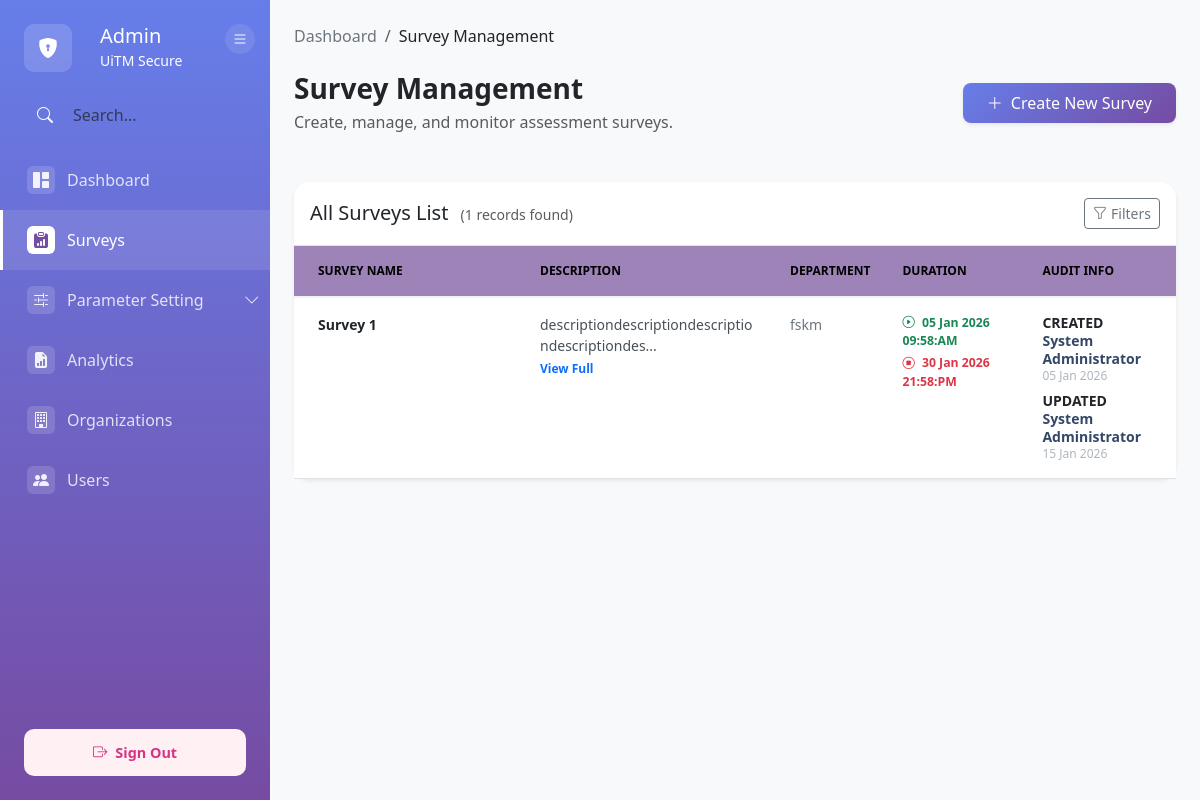
/modules/admin/survey/index.php (signed in), run on the app's committed database.
### tables this page shows
CREATE TABLE `survey` (
  `survey_ID` varchar(50) NOT NULL,
  `survey_name` varchar(30) NOT NULL,
  `department` varchar(50) DEFAULT NULL,
  `start_date` datetime DEFAULT NULL,
  `end_date` datetime DEFAULT NULL,
  `status` varchar(100) DEFAULT NULL,
  `survey_description` varchar(500) DEFAULT NULL,
  `created_by` varchar(10) DEFAULT NULL,
  `created_at` datetime DEFAULT NULL,
  `updated_id` varchar(10) DEFAULT NULL,
  `updated_by` date DEFAULT NULL
);

CREATE TABLE `user` (
  `user_ID` int(11) NOT NULL,
  `primary_email` varchar(255) NOT NULL,
  `password` varchar(255) DEFAULT NULL,
  `google_sub_id` varchar(255) DEFAULT NULL,
  `full_name` varchar(255) NOT NULL,
  `department` varchar(50) DEFAULT NULL,
  `status` enum('Active','Inactive') NOT NULL DEFAULT 'Active',
  `email_verified` enum('Verified','Not Verified') NOT NULL DEFAULT 'Not Verified',
  `last_login` datetime DEFAULT NULL,
  `created_at` datetime DEFAULT current_timestamp(),
  `updated_at` datetime DEFAULT current_timestamp() ON UPDATE current_timestamp(),
  `user_organization` varchar(100) DEFAULT NULL,
  `user_position` varchar(100) DEFAULT NULL,
  `user_phone_company` varchar(20) DEFAULT NULL,
  `user_handphone_no` varchar(20) DEFAULT NULL
);

### src/config/database.php (called while the page is built, shortened)
<?php
class Database {
    private $host = DB_HOST;
    private $db_name = DB_NAME;
    private $username = DB_USER;
    private $password = DB_PASS;
    private $charset = DB_CHARSET;
    private $conn = null;
    public function getConnection() {
        if ($this->conn === null) {
            try {
                $dsn = "mysql:host={$this->host};dbname={$this->db_name};charset={$this->charset}";
                $options = [
                    PDO::ATTR_ERRMODE => PDO::ERRMODE_EXCEPTION,
                    PDO::ATTR_DEFAULT_FETCH_MODE => PDO::FETCH_ASSOC,
                    PDO::ATTR_EMULATE_PREPARES => false,
                    PDO::MYSQL_ATTR_INIT_COMMAND => "SET NAMES {$this->charset}"
                ];
                $this->conn = new PDO($dsn, $this->username, $this->password, $options);
                $this->conn->exec("SET time_zone = '+08:00'");
            } catch(PDOException $e) {
                error_log("Connection Error: " . $e->getMessage());
                die("Database connection failed. Please contact administrator.");
            }
        }
        return $this->conn;
    }
    public function query($sql, $params = []) {
        try {
            $stmt = $this->conn->prepare($sql);
            $stmt->execute($params);
            return $stmt;
        } catch(PDOException $e) {
            error_log("Query Error: " . $e->getMessage());
            throw new Exception("Database query failed: " . $e->getMessage());
        }
    }
    public function fetchAll($sql, $params = []) {
        $stmt = $this->query($sql, $params);
        return $stmt->fetchAll();
    }
}
?>

### src/modules/admin/survey/index.php (the view, shortened to what this page needs)
<?php
$db = new Database();
try {
    $current_timestamp = date('Y-m-d H:i:s');
    $db->query("UPDATE survey SET status = 'Completed' WHERE status = 'Active' AND end_date < :now", [':now' => $current_timestamp]);
    $sql = "SELECT s.*,
                   uc.full_name AS creator_name,
                   uu.full_name AS updater_name
            FROM survey s
            LEFT JOIN user uc ON s.created_by = uc.user_ID
            LEFT JOIN user uu ON s.updated_id = uu.user_ID
            WHERE 1=1";
    $params = [];
    $sql .= " ORDER BY (CASE WHEN s.status = 'Archived' THEN 1 ELSE 0 END) ASC, s.updated_by DESC, s.created_at DESC";
    $db_surveys = $db->fetchAll($sql, $params);
} catch (Exception $e) {
    $db_surveys = [];
    setFlashMessage('error', 'Database Error: ' . $e->getMessage());
}
function formatShortDate($date) {
    return date('d M Y H:i:A', strtotime($date));
}
?>
<!DOCTYPE html>
<html lang="en">
<head>
    <link href="https://cdn.jsdelivr.net/npm/bootstrap@5.3.0/dist/css/bootstrap.min.css" rel="stylesheet">
    <link rel="stylesheet" href="https://cdn.jsdelivr.net/npm/bootstrap-icons@1.11.0/font/bootstrap-icons.css">
</head>
<body>
    <div class="container-fluid p-0 h-100">
        <div class="row g-0 h-100">
            <div class="col-md-2 col-lg-2 sidebar">
                <?php include_once __DIR__ . '/../../includes/admin_sidebar.php'; ?>
            </div>
            <div class="col-md-10 col-lg-10 main-content-wrapper">
                <div class="main-content px-4 py-4">
                    <nav aria-label="breadcrumb" class="mb-4">
                        <ol class="breadcrumb">
                            <li class="breadcrumb-item"><a href="../dashboard.php" class="text-decoration-none text-secondary">Dashboard</a></li>
                            <li class="breadcrumb-item active text-dark" aria-current="page">Survey Management</li>
                        </ol>
                    </nav>
                    <div class="d-flex flex-wrap justify-content-between align-items-center mb-5 gap-3">
                        <div>
                            <h3 class="fw-bold mb-1">Survey Management</h3>
                            <p class="text-muted mb-0">Create, manage, and monitor assessment surveys.</p>
                        </div>
                        <div class="d-flex gap-2">
                            <a href="form-survey.php"
                                class="btn btn-primary shadow-sm px-4 py-2 rounded-3"
                                style="background: linear-gradient(135deg, #667eea 0%, #764ba2 100%); border: none;">
                                <i class="bi bi-plus-lg me-2"></i>Create New Survey
                            </a>
                        </div>
                    </div>
                    <div class="card border-0 shadow-sm rounded-4 mb-5">
                        <div class="card-header bg-white border-bottom py-3 rounded-top-4 d-flex justify-content-between align-items-center">
                            <div>
                                <h5 class="mb-0 d-inline-block">All Surveys List</h5>
                                <small class="text-muted ms-2">(<?php echo count($db_surveys); ?> records found)</small>
                            </div>
                            <button class="btn btn-sm btn-outline-secondary" type="button" data-bs-toggle="offcanvas" data-bs-target="#filterOffcanvas">
                                <i class="bi bi-funnel me-1"></i>Filters
                            </button>
                        </div>
                        <div class="table-responsive">
                            <table class="table table-hover align-middle mb-0">
                                <thead>
                                    <tr>
                                        <th class="ps-4 col-name">Survey Name</th>
                                        <th class="col-desc">Description</th>
                                        <th>Department</th>
                                        <th class="col-dates">Duration</th>
                                        <th class="col-audit">Audit Info</th>
                                    </tr>
                                </thead>
                                <tbody>
                                    <?php if (empty($db_surveys)): ?>
                                        <tr>
                                            <td colspan="7" class="text-center py-5">
                                                <div class="text-muted">
                                                    <i class="bi bi-inbox display-4 d-block mb-2"></i>
                                                    No surveys found. <a href="form-survey.php">Create one now</a>.
                                                </div>
                                            </td>
                                        </tr>
                                    <?php else: ?>
                                        <?php foreach ($db_surveys as $survey):
                                            $viewDetailsUrl = "view-details.php?id=" . $survey['survey_ID'];
                                        ?>
                                            <tr onclick="window.location.href='<?php echo $viewDetailsUrl; ?>';" style="cursor: pointer; transition: background-color 0.2s;">
                                                <td class="ps-4">
                                                    <div class="d-flex flex-column">
                                                        <span class="fw-bold text-dark"><?php echo htmlspecialchars($survey['survey_name']); ?></span>
                                                    </div>
                                                </td>
                                                <td class="col-desc">
                                                    <div class="desc-text"
                                                         onclick="event.stopPropagation();"
                                                         data-bs-toggle="modal"
                                                         data-bs-target="#descriptionModal"
                                                         data-survey-title="<?php echo htmlspecialchars($survey['survey_name']); ?>"
                                                         data-survey-desc="<?php echo htmlspecialchars($survey['survey_description']); ?>">
                                                        <?php
                                                            $desc = $survey['survey_description'];
                                                            echo htmlspecialchars(mb_strimwidth($desc, 0, 50, "..."));
                                                        ?>
                                                        <?php if(strlen($desc) > 50): ?>
                                                            <small class="text-primary d-block mt-1 fw-bold" style="font-size: 0.75rem;">
                                                                View Full
                                                            </small>
                                                        <?php endif; ?>
                                                    </div>
                                                </td>
                                                <td>
                                                    <span class="text-secondary text-sm font-weight-bold"><?php echo htmlspecialchars($survey['department']); ?></span>
                                                </td>
                                                <td class="col-dates">
                                                    <div class="d-flex flex-column gap-1">
                                                        <small class="text-success fw-semibold">
                                                            <i class="bi bi-play-circle me-1"></i>
                                                            <?php echo formatShortDate($survey['start_date']); ?>
                                                        </small>
                                                        <small class="text-danger fw-semibold">
                                                            <i class="bi bi-stop-circle me-1"></i>
                                                            <?php echo formatShortDate($survey['end_date']); ?>
                                                        </small>
                                                    </div>
                                                </td>
                                                <td class="col-audit">
                                                    <div class="user-meta mb-2">
                                                        <span class="text-xs text-dark text-uppercase fw-bold">Created</span>
                                                        <span class="name"><?= htmlspecialchars($survey['creator_name'] ?? 'System') ?></span>
                                                        <span class="date"><?= date('d M Y', strtotime($survey['created_at'])) ?></span>
                                                    </div>
                                                    <?php if (!empty($survey['updater_name']) && $survey['updated_by'] != $survey['created_at']): ?>
                                                        <div class="user-meta">
                                                            <span class="text-xs text-dark text-uppercase fw-bold">Updated</span>
                                                            <span class="name"><?= htmlspecialchars($survey['updater_name']) ?></span>
                                                            <span class="date"><?= date('d M Y', strtotime($survey['updated_by'])) ?></span>
                                                        </div>
                                                    <?php endif; ?>
                                                </td>
                                            </tr>
                                        <?php endforeach; ?>
                                    <?php endif; ?>
                                </tbody>
                            </table>
                        </div>
                    </div>
                </div>
            </div>
        </div>
    </div>
</body>
</html>

### src/modules/admin/survey/index.php (style rules this page uses)
html, body { height: 100%; margin: 0; padding: 0; overflow-x: hidden; background-color: #f8f9fa; }
.sidebar { position: fixed; top: 0; bottom: 0; left: 0; z-index: 100; padding: 0; }
.main-content-wrapper { margin-left: 16.66667%; width: 83.33333%; }
.table th { font-weight: 700; background-color: #9d83b7ff; border-bottom: 2px solid #f0f2f5; color: black; text-transform: uppercase; font-size: 0.75rem; padding: 1rem; }
.table td { padding: 1rem; vertical-align: top; color: #67748e; font-size: 0.875rem; }
.card { border: none; border-radius: 16px; box-shadow: 0 4px 6px rgba(50, 50, 93, 0.11), 0 1px 3px rgba(0, 0, 0, 0.08); }
.col-name { min-width: 230px; }
.col-desc { max-width: 250px; }
.col-audit { min-width: 160px; }
.col-dates { min-width: 140px; }
.desc-text { cursor: pointer; color: #495057; transition: color 0.2s; }
.user-meta { display: flex; flex-direction: column; line-height: 1.3; }
.user-meta .name { font-weight: 600; color: #344767; }
.user-meta .date { font-size: 0.75rem; color: #adb5bd; }

### src/modules/includes/admin_sidebar.php (style rules this page uses)
@media (min-width: 992px) { .sidebar { width: 270px !important; min-width: 270px !important; max-width: 270px !important; flex: 0 0 270px !important; transition: all 0.3s ease; } }
@media (min-width: 992px) { .main-content-wrapper { margin-left: 270px !important; width: calc(100% - 270px) !important; transition: all 0.3s ease; } }
.sidebar { position: fixed; top: 0; bottom: 0; left: 0; z-index: 1000; background: linear-gradient(180deg, #667eea 0%, #764ba2 100%); color: white; overflow-y: auto; overflow-x: hidden; padding-right: 0 !important; display: flex; flex-direction: column; }

### data on the page
survey: survey_name "Survey 1", survey_description "descriptiondescriptiondescriptiondescriptiondes...", shows "View Full", department "fskm", start_date "05 Jan 2026 09:58:AM", end_date "30 Jan 2026 21:58:PM", user.full_name "System Administrator", created_at "05 Jan 2026", updated_by "15 Jan 2026"

### other printed values
count($db_surveys) "1"
